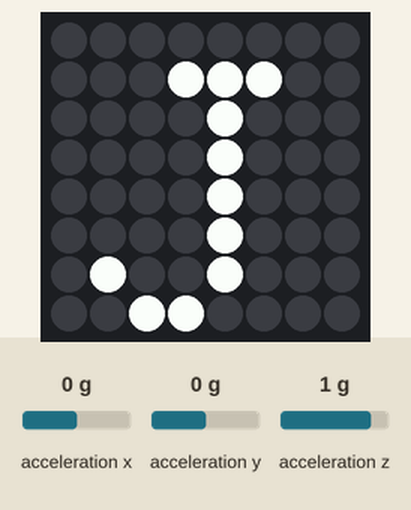
Bench run of a program on a simulated Raspberry Pi (BCM pin numbers) with a Sense HAT. Shown: the Sense HAT's 8×8 RGB LED matrix. The inputs (shaded band) are chosen by the test bench; at power-on: acceleration x 0 g, acceleration y 0 g, acceleration z 1 g.

Above: at 1.2 s.
1.3 s: acceleration x set to -1.4 g
At 1.6 s:
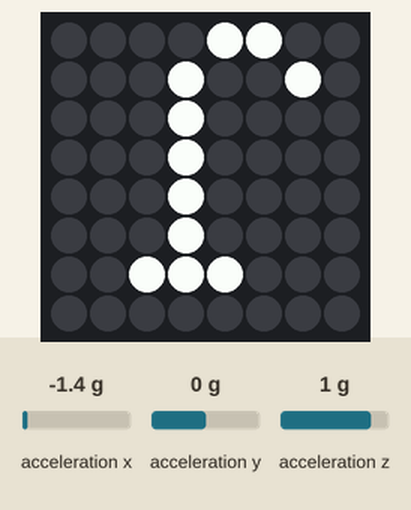
2.8 s: acceleration x set to 0 g
At 3.9 s:
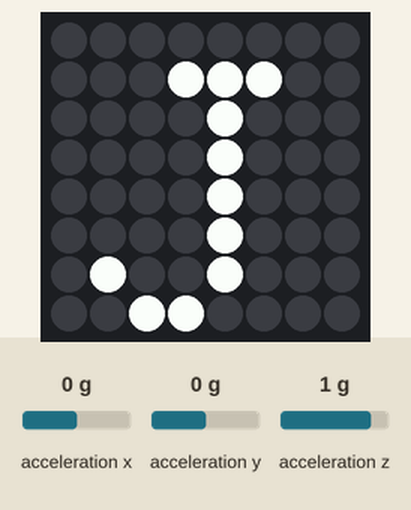
4.3 s: acceleration y set to -1.4 g
At 5.0 s:
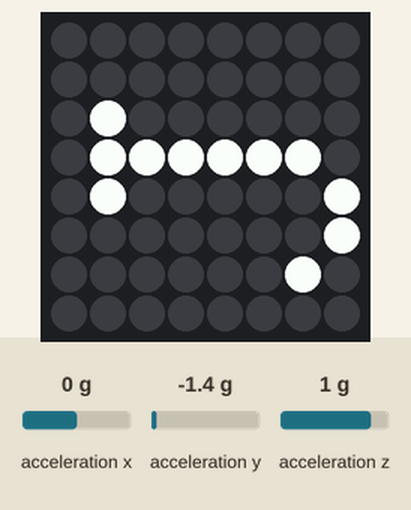
5.8 s: acceleration y set to 0.8 g
At 6.2 s:
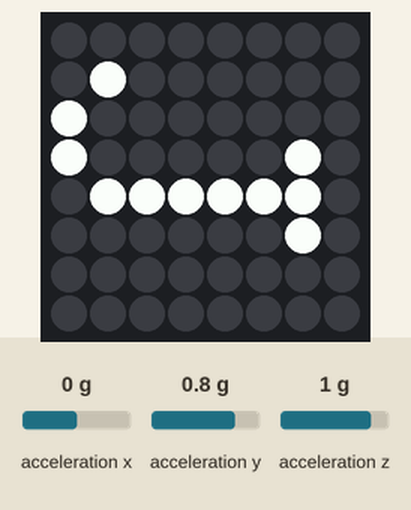
7.3 s: acceleration x set to -0.8 g
At 8.5 s:
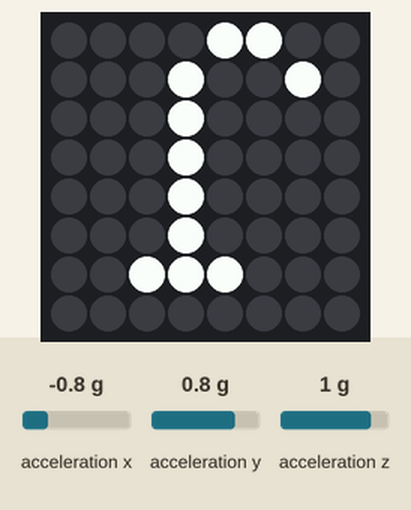
Timing chart, 0 to 9.8 s (numbered marks = the images above; inputs shaded):
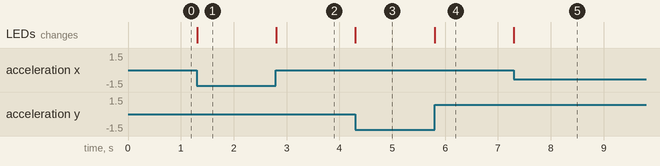

The program:

accelerometer.py
```python
from sense_hat import SenseHat
sense = SenseHat()
sense.show_letter("J")
while True:
    x, y, z = sense.get_accelerometer_raw().values()
    x = round(x, 0)
    y = round(y, 0)
    if x == -1:
        sense.set_rotation(180)
    elif y == 1:
        sense.set_rotation(90)
    elif y == -1:
        sense.set_rotation(270)
    else:
        sense.set_rotation(0)
```

Measured:
- after the input at 1.3 s, the LEDs: change at once (image 1)
- after the input at 2.8 s, the LEDs: change at once (image 2)
- after the input at 4.3 s, the LEDs: change at once (image 3)
- after the input at 5.8 s, the LEDs: change at once (image 4)
- after the input at 7.3 s, the LEDs: change at once (image 5)
